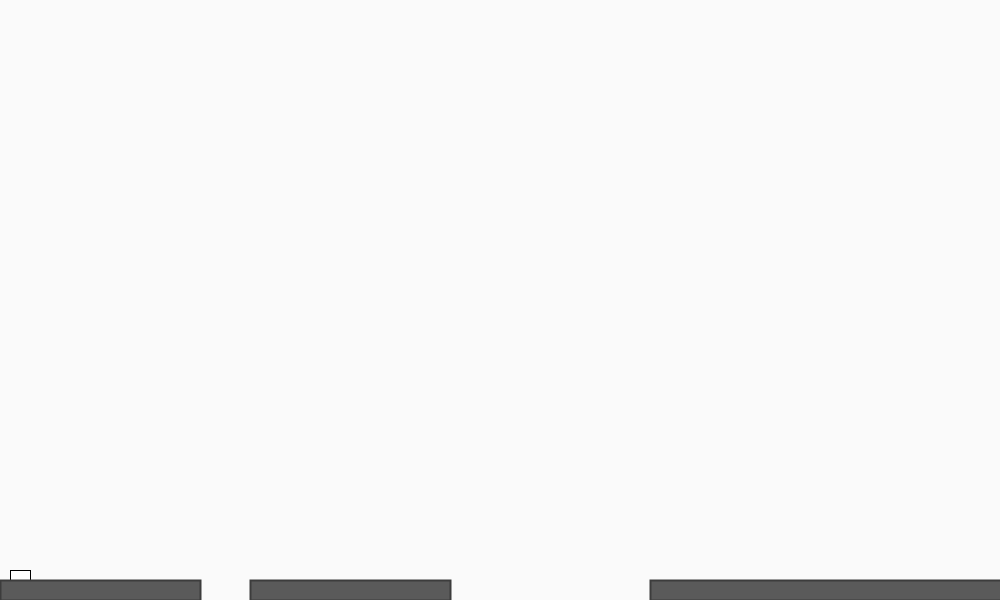
Frame 1 (no input)
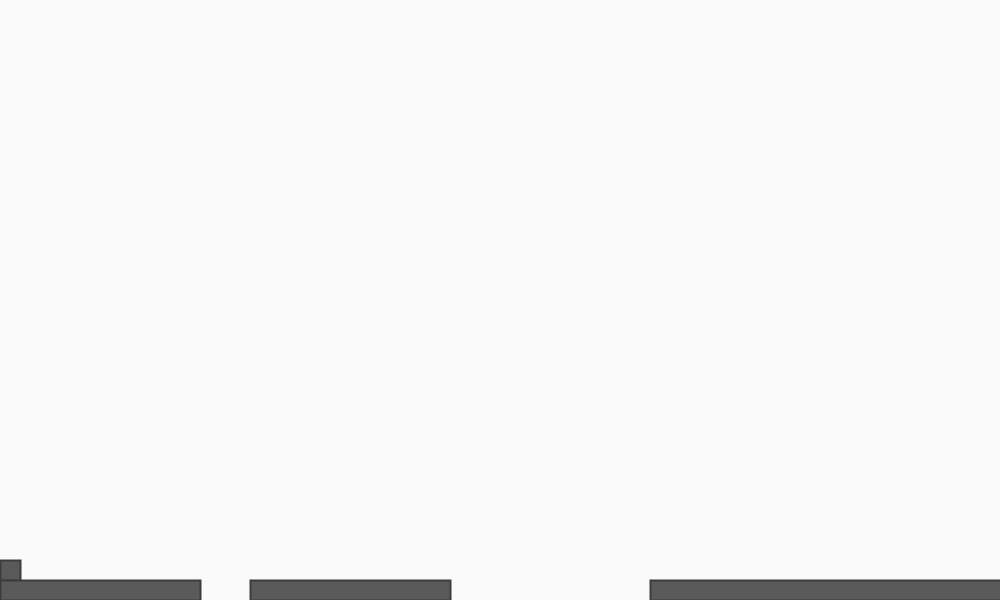
Frame 60 (the mouse pressed at the canvas centre just before this capture)
Frame 120 (the mouse held since frame 60 and released just before this capture): identical to frame 60, image omitted

The Processing sketch that drew these frames (run headless with seeded random() and noise(); from frame 60 on, the mouse is pressed at the canvas centre):

// Processing sketch: Eksamens_Spil__8_1
// ── Eksamens_Spil__8_1.pde
float Xplayer = 10;
float Yplayer = 570;
float playerWidth = 20;
float playerHeight = 20;
int Yground = 590;

level lane1,lane2,lane3;

void setup() {
  smooth();
  size(1000,600);
  lane1 = new level(100,Yground,200,20);
  lane2 = new level(350,Yground,200,20);
  lane3 = new level(850,Yground,400,20);
  

}

void draw() {
  background(250);
  player();
  lane1.lane();
  lane2.lane();
  lane3.lane();
  
}

void player() {
  rect(Xplayer,Yplayer,playerWidth,playerHeight);
  rectMode(CENTER);
  fill(90);
  stroke(60);
  strokeWeight(2); 
  playerMove();
  playerBoundaries();
  playerGravity();
  
}

void playerMove() {  
  if (Yplayer >= 570) {Yplayer = 570;}
  else Yplayer += 1;
  
  if (Yplayer <= 520) {Yplayer = 570;}
  else Yplayer -= 0;

}
  
void playerBoundaries() {   
   if (Xplayer < 0) {Xplayer = 0;}
   if (Xplayer > width) {Xplayer = 1000;}
   
}   
   
void playerGravity() {
   if (Xplayer <= 200 || Xplayer >= 250 || Yplayer < 570 && Xplayer <= 450 || Xplayer >= 650 || Yplayer < 570) {Yplayer =+ Yplayer;}
   else Yplayer += 20;
 
   
   if (Yplayer >= 600) exit();


}

void keyPressed() {
  if (key == CODED) {
  if (keyCode == LEFT) {Xplayer -= 10;}  
  if (keyCode == RIGHT) {Xplayer += 10;}  
  if (keyCode == UP) {Yplayer -= 50;} 

}
}

// ── Class_level.pde
class level {

  int XgoundLevel,YgoundLevel,XlaneWidth,YlaneHeight; 
 
  level(int Xgl, int Ygl, int Xlw, int Ylh) {
  XgoundLevel = Xgl;
  YgoundLevel = Ygl;
  XlaneWidth = Xlw;
  YlaneHeight = Ylh;
}
 void lane() {
 rect(XgoundLevel,YgoundLevel,XlaneWidth,YlaneHeight);
 fill(90);
  stroke(60);
  strokeWeight(2); 

  }
}
